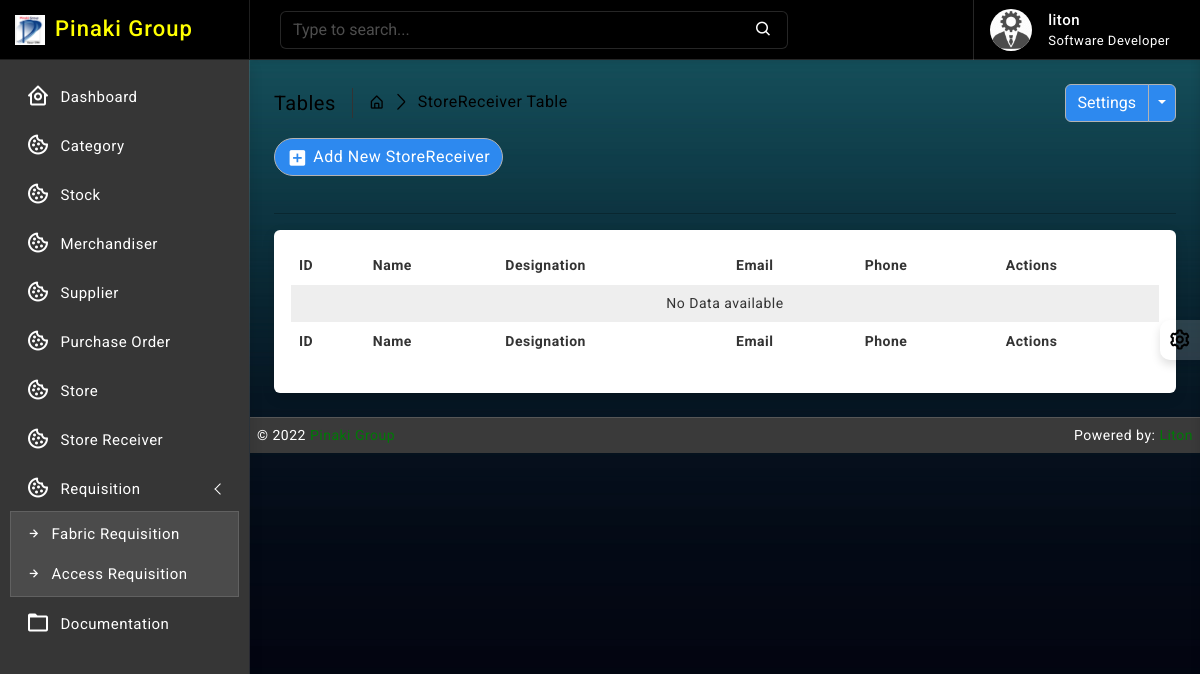
Before: /store_receiver/ (signed in) with the older database file.
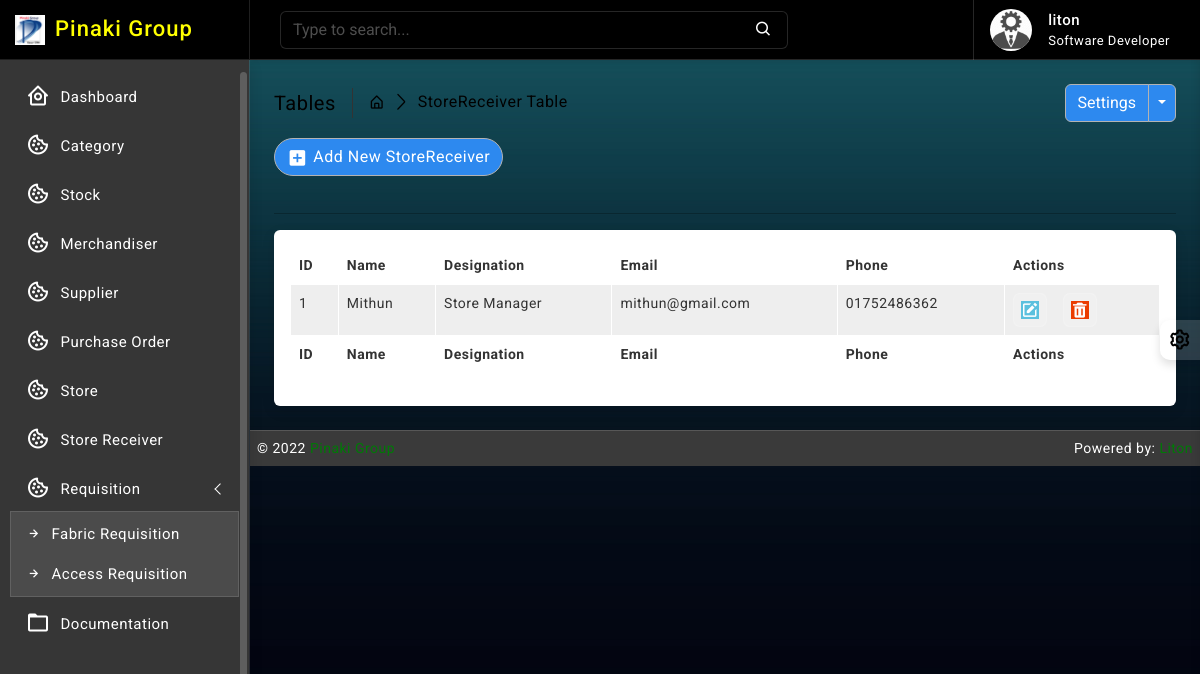
After: the same page with the newer database file.
### store_receiver/models.py (models this page shows, shortened)
class StoreReceiver(models.Model):
    name = models.CharField(max_length=64, null=True, unique=True, blank=True)
    designation = models.CharField(max_length=64, null=True, blank=True)
    email = models.EmailField(max_length=64, blank=True, unique=True)
    phone = models.CharField(max_length=16, null=True, blank=True, unique=True)
    created_at = models.DateTimeField(auto_now_add=True, auto_now=False)
    updated_at = models.DateTimeField(auto_now_add=False, auto_now=True)

### accounts/decorators.py (the view)
        def wrapper_func(request, *args, **kwargs):
            group = None
            if request.user.groups.exists():
                group = request.user.groups.all()[0].name
            if group in allowed_roles:
                return view_func(request, *args, **kwargs)
            else:
                return render(request, 'accounts/index.html')

### store_receiver/views.py (called while the page is built)
@login_required
@allowed_users(allowed_roles=['admin', 'store'])
def storeRec_read(request):
    storeRec_data = StoreReceiver.objects.all().order_by('-id')
    context = {
        'storeRec_data': storeRec_data
    }
    return render(request, 'store_receiver/read.html', context)

### templates/store_receiver/read.html (shortened to what this page needs)
{% extends 'base/base.html' %}
{% block body %}
{% load static %}
		<div class="page-wrapper">
			<div class="page-content">
				<div class="page-breadcrumb d-none d-sm-flex align-items-center mb-3">
					<div class="breadcrumb-title pe-3">Tables</div>
					<div class="ps-3">
						<nav aria-label="breadcrumb">
							<ol class="breadcrumb mb-0 p-0">
								<li class="breadcrumb-item"><a href="#"><i class="bx bx-home-alt"></i></a>
								</li>
								<li class="breadcrumb-item active" aria-current="page">StoreReceiver Table</li>
							</ol>
						</nav>
					</div>
					<div class="ms-auto">
						<div class="btn-group">
							<button type="button" class="btn btn-light">Settings</button>
							<button type="button" class="btn btn-light dropdown-toggle dropdown-toggle-split" data-bs-toggle="dropdown">	<span class="visually-hidden">Toggle Dropdown</span>
							</button>
						</div>
					</div>
				</div>
                <div class="ms-auto"><a href="/store_receiver/create/" class="btn btn-light radius-30 mt-2 mt-lg-0"><i class="bx bxs-plus-square"></i>Add New StoreReceiver</a></div><br>
				<hr/>
				<div class="card">
					<div class="card-body">
						<div class="table-responsive">
							<table id="example2" class="table table-striped table-bordered">
								<thead>
									<tr>
										<th>ID</th>
										<th>Name</th>
										<th>Designation</th>
                                        <th>Email</th>
                                        <th>Phone</th>
										<th>Actions</th>
									</tr>
								</thead>
								<tbody>
									{% for data in storeRec_data %}
									<tr>
									   <td>{{ data.id }}</td>
									   <td>{{ data.name }}</td>
									   <td>{{ data.designation }}</td>
                                       <td>{{ data.email }}</td>
                                       <td>{{ data.phone }}</td>
									   <td class="center">
										<div class="d-flex order-actions">
											<a class="" href="{% url 'storeRec_update' data.id %}">
												<i class='bx bxs-edit'></i>
											</a>
											<a class="ms-3" href="{% url 'storeRec_delete' data.id %}" onclick="return confirm('Are you sure?');">
												<i class='bx bxs-trash'></i>
											</a>
										</div>
									   </td>
									</tr>
								 {% endfor %}
								 {% if not storeRec_data %}
								 <tr>
									 <td colspan="10" class="text-center">No Data available</td>
								 </tr>
								 {% endif %}
								</tbody>
								<tfoot>
									<tr>
										<th>ID</th>
										<th>Name</th>
										<th>Designation</th>
                                        <th>Email</th>
                                        <th>Phone</th>
										<th>Actions</th>
									</tr>
								</tfoot>
							</table>
						</div>
					</div>
				</div>
			</div>
		</div>
{% endblock body %}

Changed rows visible on the page:
added StoreReceiver: id "1", name "Mithun", designation "Store Manager", email "mithun@gmail.com", phone "01752486362"
Other visible differences:
text no longer shown: "No Data available"
